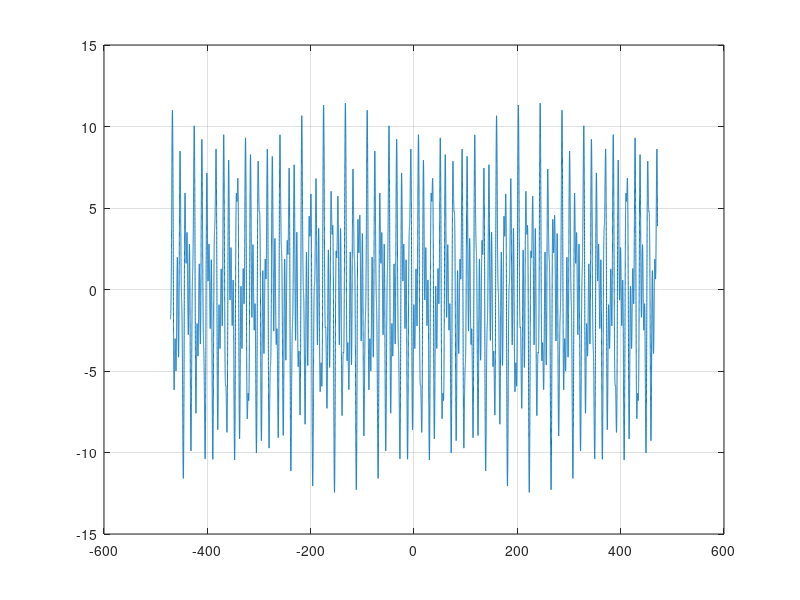

Reproduce this figure in MATLAB.
clc
a = 150;
t = -a*pi:0.01:a*pi;

w1 = 0;
w2 = 4/3;
w3 = 3/4;
w4 = 9/20;
f1 = 0;
f2 = pi/3;
f3 = -pi/4;
f4 = 2*pi/2;
a1 = 1;
a2 = 3;
a3 = 4;
a4 = 5;

fun1 = a1*-1/2;
fun2 = a2*cos(w2*t + f2);
fun3 = a3*cos(w3*t + f3);
fun4 = a4*cos(w4*t + f4);

plot(t, fun1 + fun2 + fun3 + fun4); grid on
